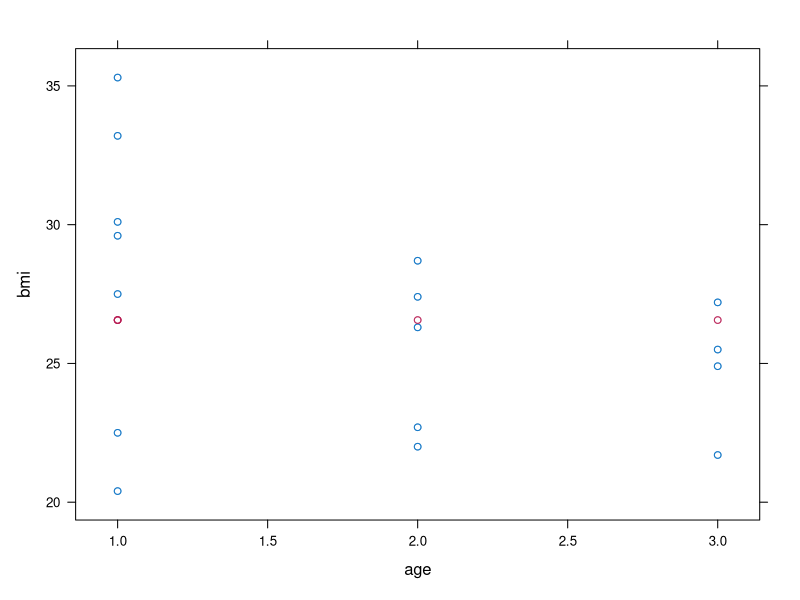
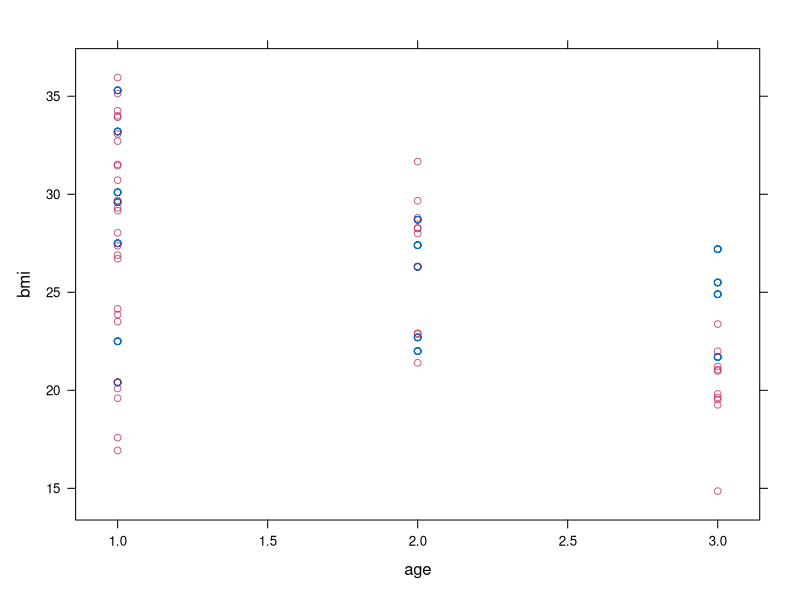
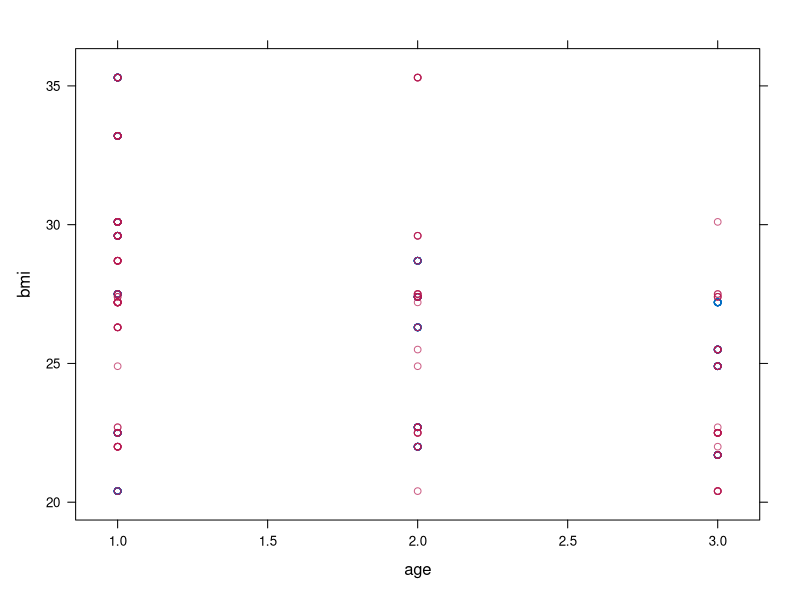

Here is the R script that generated these plots, in order:
## ---- chunk 1
#loading libraries
library(tidyverse)
library(mice)
## ---- chunk 2
# this with() notation will come in handy later
fit <- with(nhanes, lm(bmi ~ age))

#look for statistics and missing values (# 9 observations were deleted)
summary(fit)

## ---- chunk 3
#Let see the % of missing values in BMI colum 36%, so we can conclude this probably have a huge impact!

#% missing
colSums(is.na(nhanes))/nrow(nhanes)*100
## ---- chunk 4
df_nhanes <- nhanes #store in df to avoid changes in original df

imp_mean <- mice(df_nhanes, method = "mean", maxit = 1,
           m = 1, print = FALSE)

xyplot(imp_mean, bmi ~ age) #plot the inserted points (red ones) WHy there is only 3 points if total missing points is 9? A: because the points inserted is always the same, plus the fact that we have only 3 "classes of age"
## ---- chunk 5
#look where is the missing points
df_nhanes[rowSums(is.na(df_nhanes)) > 0,]
## ---- chunk 6
#complete DF with missing values

df_nhanes_mean <- complete(imp_mean)

summary(df_nhanes_mean)
## ---- chunk 7
#Original regression without mean imputation
summary(fit)
## ---- chunk 8
# Fitting with mean_imputation
fit_mean <- with(df_nhanes_mean, lm(bmi ~ age))

#look for statistics=> We conclude that STD erros decrease, the p-value descrease as well but in a lesser scale!
summary(fit_mean)

## ---- chunk 9
#create a df to store the imputaiton
df_nhanes_reg <- df_nhanes

# Use regression (fit_mean) to predict the value
df_nhanes_reg <- df_nhanes_reg %>% 
  #create a pred column to compare with original
  mutate(pred = predict(fit_mean, .)) %>%
  # Replace NA with pred in var1
  mutate(bmi = ifelse(is.na(bmi), pred, bmi))
  
df_nhanes_reg  

## ---- chunk 10
#original df
summary(df_nhanes)

## ---- chunk 11
#df with imputation by regression => the value of mean is higher
summary(df_nhanes_reg)
## ---- chunk 12
#df with stocasthic regression imputation Using mice

df_nhanes_stocreg <- df_nhanes

imp_stoc <- mice(df_nhanes, method = "norm.nob", seed = 1,
           m = 5, print = FALSE)
xyplot(imp_stoc, bmi ~ age )
#why there is much more red points than original 9 missing? A: Because we are using m =5, so there is 5*9 imputation points
## ---- chunk 13
#complete the df with imputation values (stoc regression)
df_nhanes_stocreg <- complete(imp_stoc)
## ---- chunk 14
#statistics of data frame
summary(df_nhanes_stocreg)
## ---- chunk 15
#statics of regression model => Error and p value decrease much more than original regression.
stoc_reg <- with(df_nhanes_stocreg, lm(bmi ~age))
summary(stoc_reg)
## ---- chunk 16
#Original regression with mean values
summary(fit_mean)
## ---- chunk 17
imp_stoc123 <- mice(df_nhanes, method = "norm.nob", seed = 123,
            print = FALSE)

df_nhanes_stoc123 <- df_nhanes #copy original
df_nhanes_stoc123 <- complete(imp_stoc123) #complete with imputation stock seed = 123

reg123 <- with(df_nhanes_stoc123, lm(age ~ bmi)) #run the regression with this imputaiton values
summary(reg123)
## ---- chunk 18
imp <- mice(nhanes, m = 20, print = FALSE)

summary(imp)
## ---- chunk 19
imp$data
## ---- chunk 20
imp$imp
## ---- chunk 21
df_nhanes_multi <- nhanes

df_nhanes_multi <- complete(imp)

df_nhanes_multi
## ---- chunk 22
reg_multi <- with(df_nhanes_multi, lm(bmi ~ age))
summary(reg_multi)
## ---- chunk 23
summary(df_nhanes_multi)
## ---- chunk 24
#The pool() function combines the estimates from m repeated complete data analyses.
#Imp are already did but show again just to make code clear | Every time u run the code the results changes because there are random variance added to results by multiple imputations
imp <- mice(nhanes, m = 20, print = FALSE)
fit <- with(data = imp, exp = lm(bmi ~ age))
summary(pool(fit))
## ---- chunk 25
#visualise the imputation
xyplot(imp, bmi ~age)
